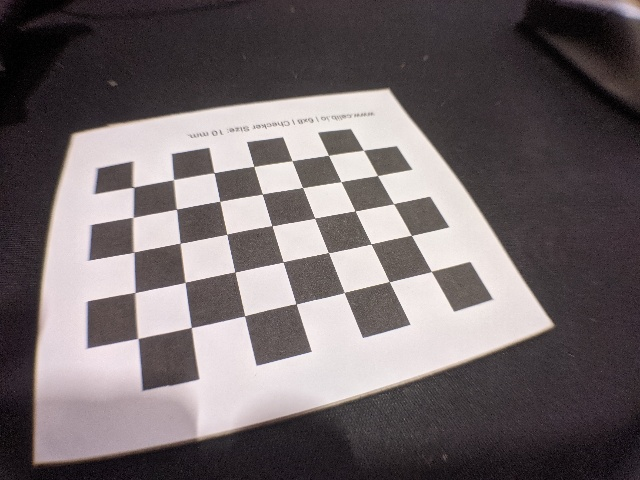
#> input picture src/camera_calibration/PXL_20240302_230806422.jpg, 640 x 480 px; its folder holds 5 pictures in this run
$ python camera_calibration.py
#> lines starting #> are read from the running program, lines starting #| are printed output that depends on the picture; after the words box and inside, x2 and y2 are one past the last pixel; in counts of white or black regions, pixels touching at a corner belong together
import numpy as np
import cv2 as cv
import glob
# termination criteria
criteria = (cv.TERM_CRITERIA_EPS + cv.TERM_CRITERIA_MAX_ITER, 30, 0.001)
# prepare object points, like (0,0,0), (1,0,0), (2,0,0) ....,(6,5,0)
objp = np.zeros((7*5,3), np.float32)
objp[:,:2] = np.mgrid[0:7,0:5].T.reshape(-1,2)
# Arrays to store object points and image points from all the images.
objpoints = [] # 3d point in real world space
imgpoints = [] # 2d points in image plane.
images = glob.glob('*.jpg')
for fname in images:
    img = cv.imread(fname)
#> img is the input picture: shape (480, 640, 3); mean B, G, R 105.7, 103.8, 112.5
    gray = cv.cvtColor(img, cv.COLOR_BGR2GRAY)
    # Find the chess board corners
    ret, corners = cv.findChessboardCorners(gray, (7,5), None)
#> ret = True; corners = 35 rows, first 8: [133.7, 187.4], [173.5, 179.6], [214.1, 172.8], [253.9, 166.4], [291.9, 160.6], [328.4, 155.4], [363.4, 150.3], [132.9, 217.5]
    # If found, add object points, image points (after refining them)
    if ret == True:
        objpoints.append(objp)
        corners2 = cv.cornerSubPix(gray,corners, (11,11), (-1,-1), criteria)
#> corners2 = 35 rows, first 8: [133.2, 187.2], [173.4, 179.6], [214, 172.8], [253.7, 166.4], [292, 160.7], [328.5, 155.3], [363.5, 150.2], [132.9, 217.3]
        imgpoints.append(corners2)
        # Draw and display the corners
        cv.drawChessboardCorners(img, (7,5), corners2, ret)
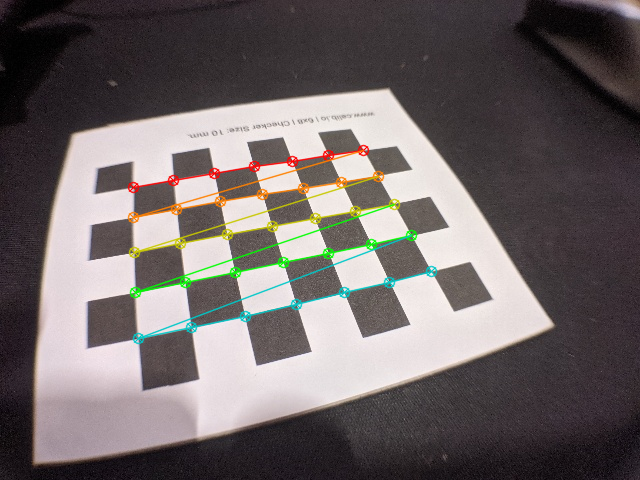
#> img: shape (480, 640, 3); 3.12% of pixels changed, all inside (x1, y1, x2, y2) = (127, 144, 438, 345)
        cv.imshow('img', img)
        cv.waitKey(500)
#> pass 2 of the loop `for fname in images:`:
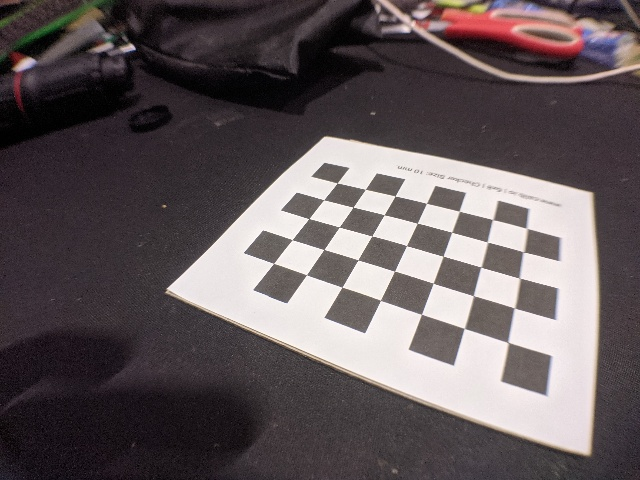
#> input picture src/camera_calibration/PXL_20240302_230810633.jpg, 640 x 480 px
#> img is the input picture: shape (480, 640, 3); mean B, G, R 90.9, 88.7, 98.1
#> `gray = cv.cvtColor(img, cv.COLOR_BGR2GRAY)`:
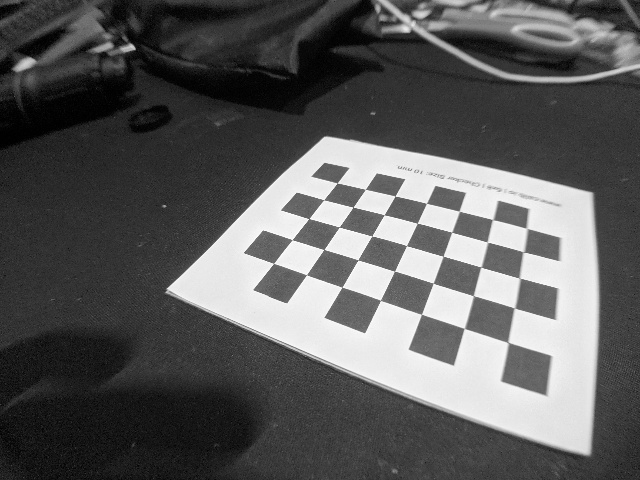
#> gray: shape (480, 640); min 0, max 254, mean 91.7
#> corners = 35 rows, first 8: [337.1, 183], [365.2, 189.5], [395, 196], [426.3, 203.5], [459.3, 211.2], [492.6, 219.7], [526.2, 228], [323.7, 200]
#> corners2 = 35 rows, first 8: [337.3, 183], [365.3, 189.4], [395.2, 196], [426.5, 203.3], [459.3, 211.2], [492.7, 219.5], [526.8, 228.4], [323.6, 199.8]
#> `cv.drawChessboardCorners(img, (7,5), corners2, ret)`:
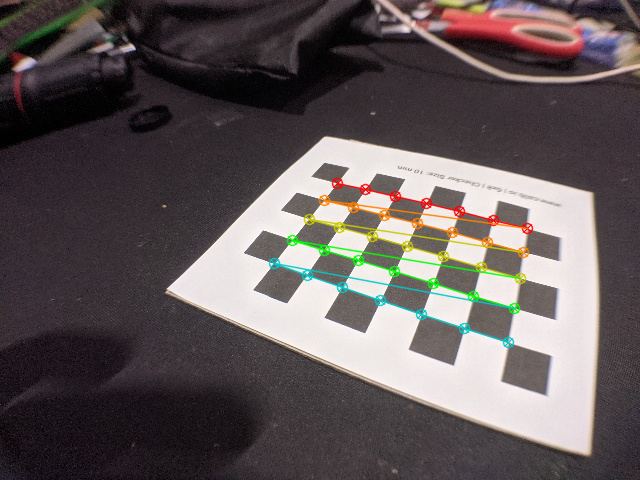
#> img: shape (480, 640, 3); 2.73% of pixels changed, all inside (x1, y1, x2, y2) = (268, 177, 534, 349)
#> pass 3 of the loop `for fname in images:`:
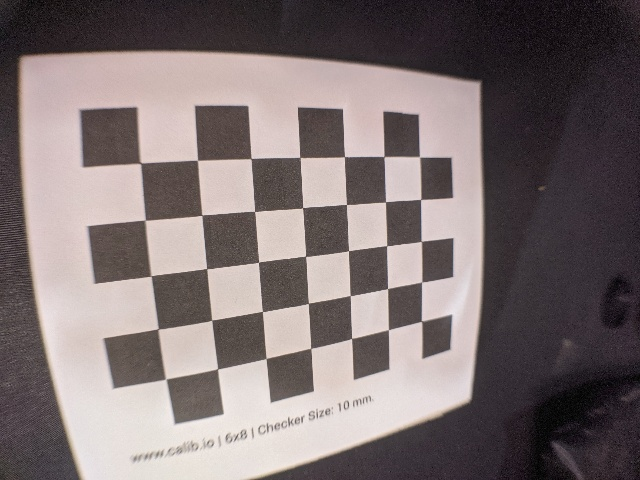
#> input picture src/camera_calibration/PXL_20240302_230819742.jpg, 640 x 480 px
#> img is the input picture: shape (480, 640, 3); mean B, G, R 113.6, 113.4, 124.6
#> corners = 35 rows, first 8: [140.6, 163.3], [197.4, 160.4], [251, 158.5], [299.9, 157.3], [344.5, 156.6], [384, 156.6], [419.5, 156.8], [145.2, 220.1]
#> corners2 = 35 rows, first 8: [140.4, 163.2], [197.5, 160.3], [251.1, 158.5], [299.9, 157.5], [344.5, 156.7], [384, 156.6], [419.6, 156.9], [145.2, 220.2]
#> `cv.drawChessboardCorners(img, (7,5), corners2, ret)`:
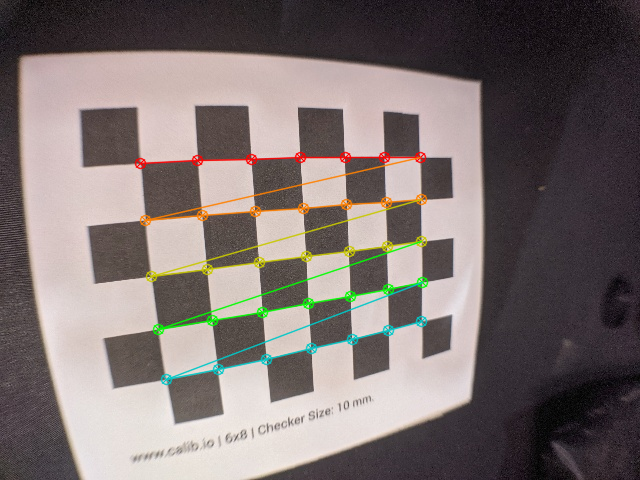
#> img: shape (480, 640, 3); 3.27% of pixels changed, all inside (x1, y1, x2, y2) = (134, 151, 429, 386)
#> the loop made 5 passes; the first 3 are shown
cv.destroyAllWindows()

ret, mtx, dist, rvecs, tvecs = cv.calibrateCamera(objpoints, imgpoints, gray.shape[::-1], None, None)

np.save('calibration_params.npy', {'camera_matrix': mtx, 'dist_coeffs': dist})

filename = "PXL_20240302_230833618.jpg"
img = cv.imread(filename)
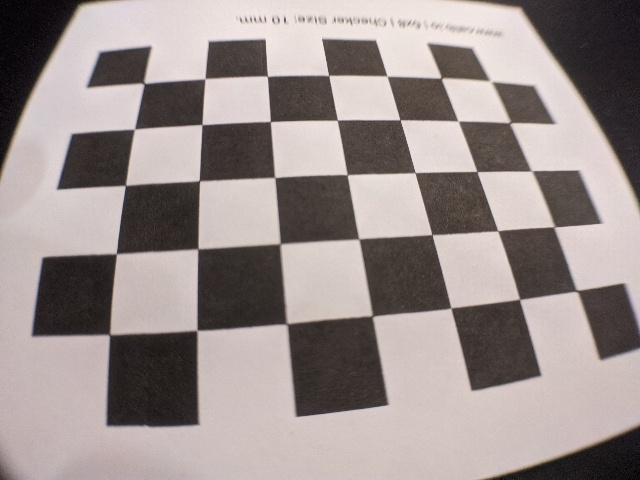
#> input picture src/camera_calibration/PXL_20240302_230833618.jpg, 640 x 480 px
#> img is the input picture: shape (480, 640, 3); mean B, G, R 140.8, 143.2, 153.8
h,  w = img.shape[:2]
#> h = 480; w = 640
newcameramtx, roi = cv.getOptimalNewCameraMatrix(mtx, dist, (w,h), 1, (w,h))
print(newcameramtx)

# undistort
dst = cv.undistort(img, mtx, dist, None, newcameramtx)
# crop the image
x, y, w, h = roi
dst = dst[y:y+h, x:x+w]
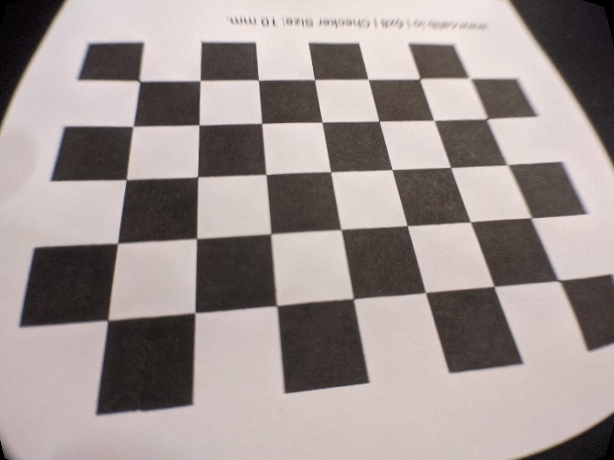
#> dst: shape (460, 614, 3); mean B, G, R 144.1, 146.6, 157.3
cv.imwrite('calibresult.png', dst)

# undistort
mapx, mapy = cv.initUndistortRectifyMap(mtx, dist, None, newcameramtx, (w,h), 5)
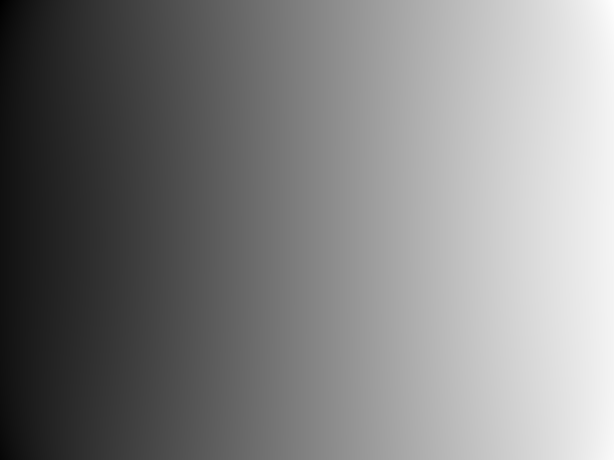
#> mapx: shape (460, 614) float32; min -45.02, max 641.7, mean 306.3; drawn with min black and max white
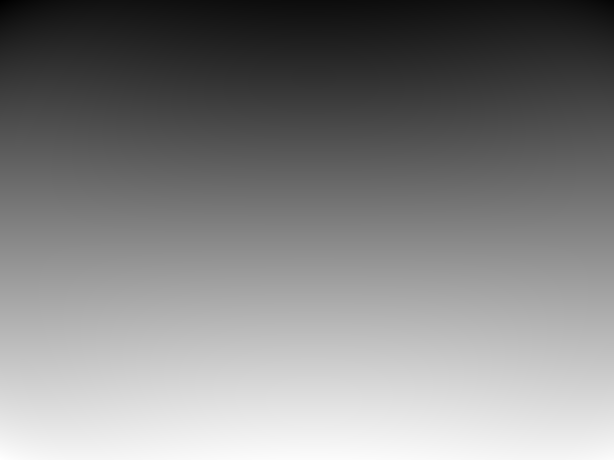
#> mapy: shape (460, 614) float32; min -33.37, max 476.8, mean 229.7; drawn with min black and max white
dst = cv.remap(img, mapx, mapy, cv.INTER_LINEAR)
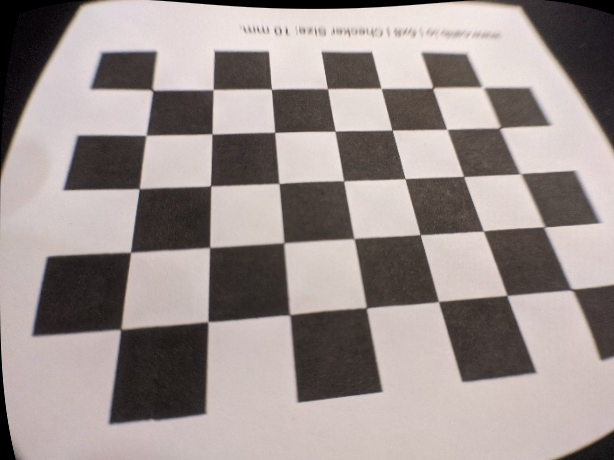
#> dst: shape (460, 614, 3); mean B, G, R 142.5, 144.9, 155.5
# crop the image
x, y, w, h = roi
dst = dst[y:y+h, x:x+w]
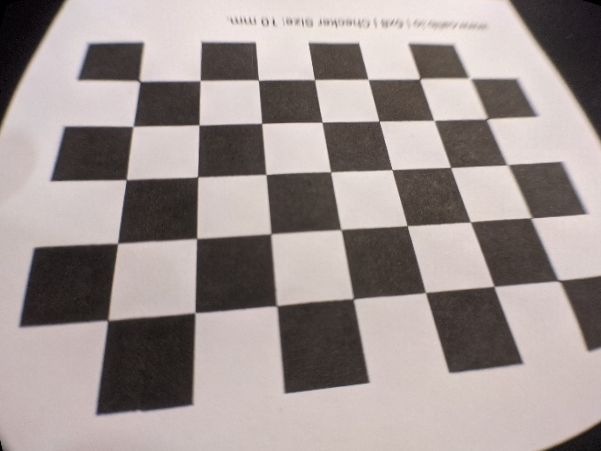
#> dst: shape (451, 601, 3); mean B, G, R 144.7, 147.2, 157.9
cv.imwrite('calibresult2.png', dst)
